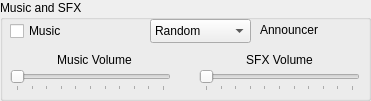
       <widget class="QGroupBox" name="groupBox_SFX">
        <property name="geometry">
         <rect>
          <x>10</x>
          <y>320</y>
          <width>371</width>
          <height>101</height>
         </rect>
        </property>
        <property name="title">
         <string>Music and SFX</string>
        </property>
        <widget class="QSlider" name="horizontalSlider_Music">
         <property name="geometry">
          <rect>
           <x>10</x>
           <y>70</y>
           <width>161</width>
           <height>21</height>
          </rect>
         </property>
         <property name="maximum">
          <number>10</number>
         </property>
         <property name="pageStep">
          <number>1</number>
         </property>
         <property name="orientation">
          <enum>Qt::Horizontal</enum>
         </property>
         <property name="invertedAppearance">
          <bool>false</bool>
         </property>
         <property name="invertedControls">
          <bool>false</bool>
         </property>
         <property name="tickPosition">
          <enum>QSlider::TicksBelow</enum>
         </property>
         <property name="tickInterval">
          <number>0</number>
         </property>
        </widget>
        <widget class="QCheckBox" name="checkBox_Music">
         <property name="geometry">
          <rect>
           <x>10</x>
           <y>20</y>
           <width>111</width>
           <height>22</height>
          </rect>
         </property>
         <property name="layoutDirection">
          <enum>Qt::LeftToRight</enum>
         </property>
         <property name="text">
          <string>Music</string>
         </property>
        </widget>
        <widget class="QLabel" name="label_MusicVol">
         <property name="geometry">
          <rect>
           <x>14</x>
           <y>50</y>
           <width>161</width>
           <height>20</height>
          </rect>
         </property>
         <property name="text">
          <string>Music Volume</string>
         </property>
         <property name="alignment">
          <set>Qt::AlignCenter</set>
         </property>
        </widget>
        <widget class="QLabel" name="label_SFXVol">
         <property name="geometry">
          <rect>
           <x>199</x>
           <y>50</y>
           <width>161</width>
           <height>20</height>
          </rect>
         </property>
         <property name="text">
          <string>SFX Volume</string>
         </property>
         <property name="alignment">
          <set>Qt::AlignCenter</set>
         </property>
        </widget>
        <widget class="QSlider" name="horizontalSlider_SFX">
         <property name="geometry">
          <rect>
           <x>199</x>
           <y>70</y>
           <width>161</width>
           <height>21</height>
          </rect>
         </property>
         <property name="maximum">
          <number>10</number>
         </property>
         <property name="pageStep">
          <number>1</number>
         </property>
         <property name="orientation">
          <enum>Qt::Horizontal</enum>
         </property>
         <property name="invertedAppearance">
          <bool>false</bool>
         </property>
         <property name="invertedControls">
          <bool>false</bool>
         </property>
         <property name="tickPosition">
          <enum>QSlider::TicksBelow</enum>
         </property>
         <property name="tickInterval">
          <number>0</number>
         </property>
        </widget>
        <widget class="QLabel" name="label_Announcer">
         <property name="geometry">
          <rect>
           <x>260</x>
           <y>20</y>
           <width>101</width>
           <height>20</height>
          </rect>
         </property>
         <property name="text">
          <string>Announcer</string>
         </property>
        </widget>
        <widget class="QComboBox" name="comboBox_Announcer">
         <property name="geometry">
          <rect>
           <x>150</x>
           <y>19</y>
           <width>101</width>
           <height>24</height>
          </rect>
         </property>
         <property name="layoutDirection">
          <enum>Qt::LeftToRight</enum>
         </property>
         <item>
          <property name="text">
           <string>Random</string>
          </property>
         </item>
         <item>
          <property name="text">
           <string>Off</string>
          </property>
         </item>
         <item>
          <property name="text">
           <string>Always</string>
          </property>
         </item>
        </widget>
       </widget>
